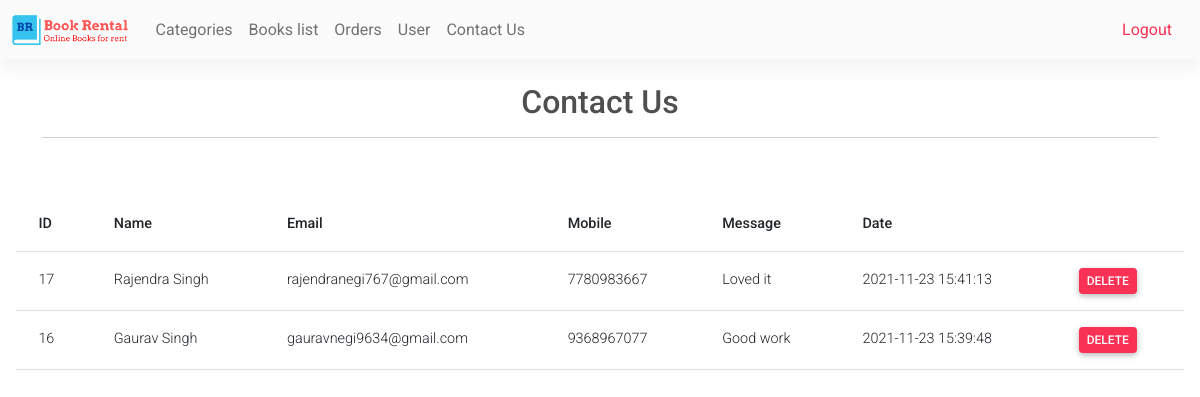
/Admin/contactUs.php (signed in), run on the app's committed database.
### tables this page shows
CREATE TABLE `contact_us` (
  `id` int(11) NOT NULL,
  `name` varchar(70) NOT NULL,
  `email` varchar(70) NOT NULL,
  `mobile` bigint(10) NOT NULL,
  `message` text NOT NULL,
  `date` datetime DEFAULT NULL
);

### Admin/contactUs.php (the view, shortened to what this page needs)
<?php
  require('topNav.php');
  $sql = "select * from contact_us order by id desc";
  $res = mysqli_query($con, $sql);
?>
<main>
    <div class="container pt-4">
        <h4 class="fs-2 text-center ">Contact Us</h4>
        <hr>
        <br>
    </div>
    <div class="card-body">
        <table class="table">
            <thead>
            <tr>
                <th>ID</th>
                <th>Name</th>
                <th>Email</th>
                <th>Mobile</th>
                <th>Message</th>
                <th>Date</th>
                <th></th>
            </tr>
            </thead>
            <tbody>
            <?php
              while ($row = mysqli_fetch_assoc($res)) { ?>
                  <tr>
                      <td> <?php echo $row['id'] ?> </td>
                      <td> <?php echo $row['name'] ?> </td>
                      <td> <?php echo $row['email'] ?> </td>
                      <td> <?php echo $row['mobile'] ?> </td>
                      <td> <?php echo $row['message'] ?> </td>
                      <td> <?php echo $row['date'] ?> </td>
                      <td> <?php echo "<a class='link-white btn btn-danger px-2 py-1' href='?type=delete&id=" . $row['id'] .
                          "'>Delete</a>"; ?>
                      </td>
                  </tr>
              <?php } ?>
            </tbody>
        </table>
    </div>
</main>
</body>
</html>

### data on the page
contact_us: id "17", name "Rajendra Singh", email "rajendranegi767@gmail.com", mobile "7780983667", message "Loved it", date "2021-11-23 15:41:13"
contact_us: id "16", name "Gaurav Singh", email "gauravnegi9634@gmail.com", mobile "9368967077", message "Good work", date "2021-11-23 15:39:48"
